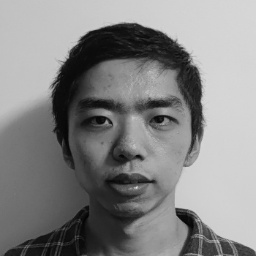
#> input picture Computer Vision/CLab-1-Report-U6656110/code/Cropped.jpg, 256 x 256 px
$ python task5.py   (older library calls are emulated)
#> lines starting #> are read from the running program, lines starting #| are printed output that depends on the picture
import numpy as np
import cv2
from matplotlib import pyplot as plt

#######################################################
# This is the task 5
#######################################################

# This is my own Sobel filter function
def my_Sobel_filter(img):
    gx = np.array([[-1, 0, 1], [-2, 0, 2], [-1, 0, 1]])
    gy = np.array([[1, 2, 1], [0, 0, 0], [-1, -2, -1]])
    nImg = img.copy()
    row, col = img.shape
    for i in range(1, row - 1):
        for j in range(1, col - 1):
            x = img[i - 1 : i + 2 , j - 1: j + 2] * gx
            y = img[i - 1 : i + 2 , j - 1: j + 2] * gy
            px = np.sum(x)
            py = np.sum(y)
            nImg[i, j] = np.sqrt(px * px + py * py)
    return nImg

# Plot the Sobel filtered image with inbuilt function
crop = cv2.imread('Cropped.jpg', 0)
#> crop is the input picture: shape (256, 256); min 1, max 225, mean 133.5
grad_x = cv2.Sobel(crop, cv2.CV_64F, 1, 0, ksize=3)
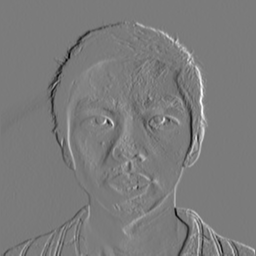
#> grad_x: shape (256, 256) float64; min -536, max 572, mean 1.8; drawn with min black and max white
grad_y = cv2.Sobel(crop, cv2.CV_64F, 0, 1, ksize=3)
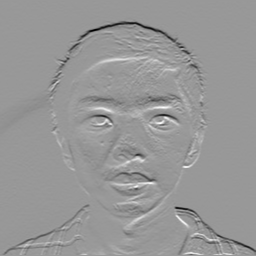
#> grad_y: shape (256, 256) float64; min -654, max 441, mean -3.8; drawn with min black and max white

abs_grad_x = cv2.convertScaleAbs(grad_x)
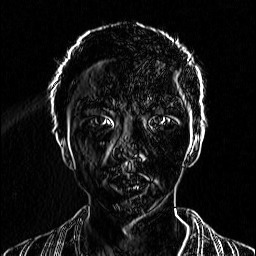
#> abs_grad_x: shape (256, 256); min 0, max 255, mean 21.7
abs_grad_y = cv2.convertScaleAbs(grad_y)
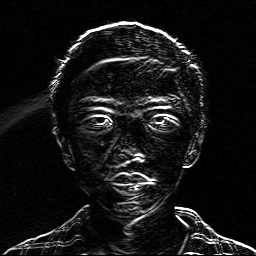
#> abs_grad_y: shape (256, 256); min 0, max 255, mean 21.8

grad = cv2.addWeighted(abs_grad_x, 0.5, abs_grad_y, 0.5, 0)
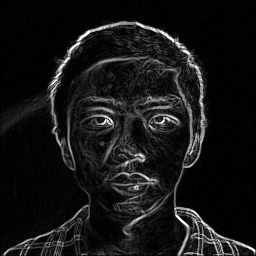
#> grad: shape (256, 256); min 0, max 255, mean 21.7

# Calculate my own Sobel filter image
crop1 = cv2.GaussianBlur(crop, (5, 5), 0)
my_sobel = my_Sobel_filter(crop1)
#> after the loop in my_Sobel_filter, `for i in range(1, row - 1):`:
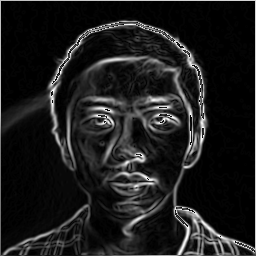
#> nImg: shape (256, 256); min 0, max 255, mean 29

plt.subplot(1, 2, 1)
plt.imshow(np.uint8(my_sobel), 'gray')
plt.title('My Sobel filter')

plt.subplot(1, 2, 2)
plt.imshow(grad, 'gray')
plt.title('Inbuilt Sobel filter')

plt.show()
